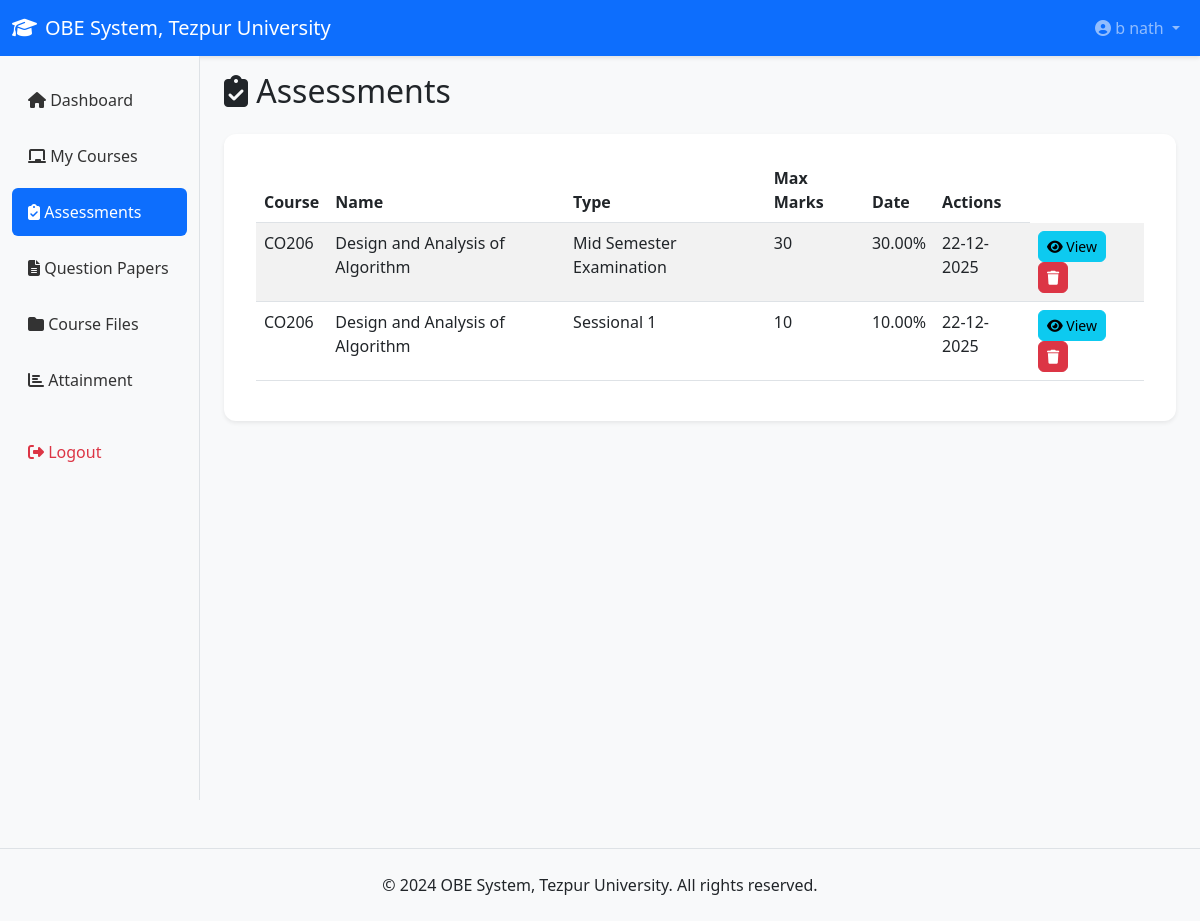
The page /faculty/assessments.php (signed in) on the database its author committed.
### tables this page shows
CREATE TABLE `assessments` (
  `id` int(11) NOT NULL,
  `course_id` int(11) NOT NULL,
  `name` varchar(100) NOT NULL,
  `type` varchar(50) DEFAULT NULL,
  `max_marks` int(11) DEFAULT 100,
  `weightage` decimal(5,2) DEFAULT 10.00,
  `assessment_date` date DEFAULT NULL,
  `created_at` timestamp NOT NULL DEFAULT current_timestamp()
);

CREATE TABLE `courses` (
  `id` int(11) NOT NULL,
  `program_id` int(11) NOT NULL,
  `code` varchar(20) NOT NULL,
  `name` varchar(200) NOT NULL,
  `credits` int(11) DEFAULT 4,
  `semester` int(11) NOT NULL,
  `faculty_id` int(11) DEFAULT NULL,
  `academic_year` varchar(20) DEFAULT NULL,
  `created_at` timestamp NOT NULL DEFAULT current_timestamp()
);

### includes/db.php (called while the page is built, shortened)
<?php
class Database {
    private $conn;
    public function __construct() {
        $this->conn = new mysqli(DB_HOST, DB_USER, DB_PASS, DB_NAME);
        $this->conn->set_charset("utf8mb4");
    }
    public function prepare($sql) {
        return $this->conn->prepare($sql);
    }
}
function getDB() {
    static $db = null;
    if (!$db) {
        $db = new Database();
    }
    return $db;
}
?>

### includes/functions.php (called while the page is built, shortened)
<?php
function formatDate($date, $format = 'd-m-Y') {
    return date($format, strtotime($date));
}
?>

### faculty/assessments.php (the view, shortened to what this page needs)
<?php
require_once '../includes/db.php';
require_once '../includes/functions.php';
$db = getDB();
$user_id = $_SESSION['user_id'];
$stmt = $db->prepare("SELECT a.*, c.code, c.name FROM assessments a
                     JOIN courses c ON a.course_id = c.id
                     WHERE c.faculty_id = ? ORDER BY a.assessment_date DESC");
$stmt->bind_param("i", $user_id);
$stmt->execute();
$result = $stmt->get_result();
include '../includes/header.php';
?>
<h2 class="mb-4"><i class="fas fa-clipboard-check"></i> Assessments</h2>
<div class="card">
    <div class="card-body">
        <div class="table-responsive">
            <table class="table table-striped">
                <thead>
                    <tr>
                        <th>Course</th>
                        <th>Name</th>
                        <th>Type</th>
                        <th>Max Marks</th>
                        <th>Date</th>
                        <th>Actions</th>
                    </tr>
                </thead>
                <tbody>
                    <?php while ($row = $result->fetch_assoc()): ?>
                    <tr>
                        <td><?php echo $row['code']; ?></td>
                        <td><?php echo $row['name']; ?></td>
                        <td><?php echo $row['type']; ?></td>
                        <td><?php echo $row['max_marks']; ?></td>
                        <td><?php echo $row['weightage']; ?>%</td>
                        <td><?php echo formatDate($row['assessment_date']); ?></td>
                        <td>
                            <button class="btn btn-sm btn-info me-1" data-bs-toggle="modal" data-bs-target="#marksModal"
                                    data-assessment-id="<?php echo $row['id']; ?>"
                                    data-assessment-name="<?php echo $row['name']; ?>"
                                    data-max-marks="<?php echo $row['max_marks']; ?>"
                                    data-course-id="<?php echo $row['course_id']; ?>">
                                <i class="fas fa-eye"></i> View
                            </button>
                            <form method="POST" class="d-inline" onsubmit="return confirm('Are you sure you want to delete this assessment?')">
                                <button type="submit" class="btn btn-sm btn-danger">
                                    <i class="fas fa-trash"></i>
                                </button>
                            </form>
                        </td>
                    </tr>
                    <?php endwhile; ?>
                </tbody>
            </table>
        </div>
    </div>
</div>
<?php include '../includes/footer.php'; ?>

### assets/css/style.css (style rules this page uses)
* { margin: 0; padding: 0; box-sizing: border-box; }
body { font-family: 'Segoe UI', Tahoma, Geneva, Verdana, sans-serif; background-color: #f8f9fa; color: #212529; }
.card { border: none; box-shadow: 0 0.125rem 0.25rem rgba(0,0,0,0.075); margin-bottom: 1.5rem; border-radius: 0.75rem; background: #ffffff; transition: box-shadow 0.3s ease; }
.card-body { padding: 1.5rem 2rem; color: #212529; font-size: 1rem; }
.btn { border-radius: 0.375rem; font-weight: 500; transition: all 0.2s ease; cursor: pointer; }

### rows shown on the page
assessments: course.code "CO206", course.name "Design and Analysis of Algorithm", type "Mid Semester Examination", max_marks "30", weightage "30.00", assessment_date "22-12-2025"
assessments: course.code "CO206", course.name "Design and Analysis of Algorithm", type "Sessional 1", max_marks "10", weightage "10.00", assessment_date "22-12-2025"

### other values the page prints
SITE_NAME "OBE System, Tezpur University"
$user['full_name'] "b nath"
